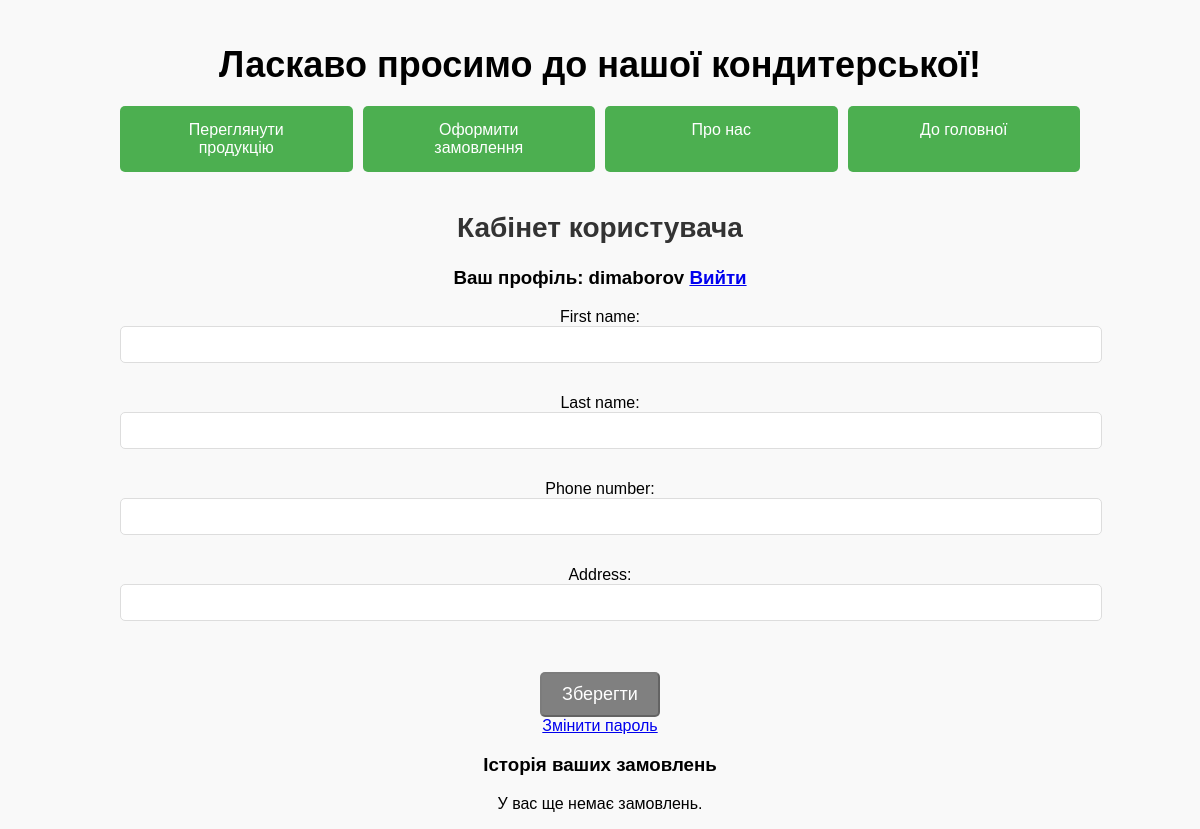
Page /profile/ (signed in) on the earlier database version.
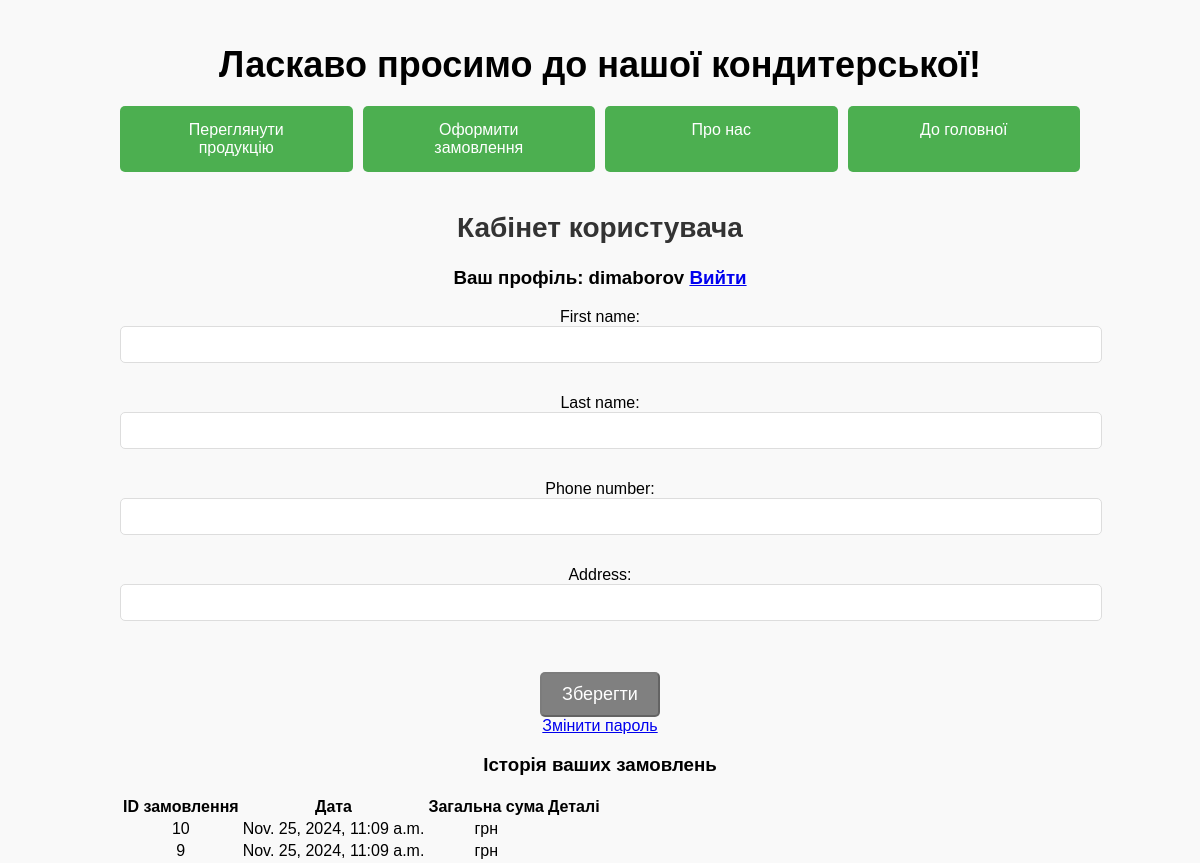
Same page on the later database version.
### orders/models.py (models this page shows, shortened)
class CustomUser(AbstractUser):
    real_name = models.CharField(max_length=255, blank=True, null=True)
    phone_number = models.CharField(max_length=15, blank=True, null=True)  # Додаємо відсутні поля
    address = models.CharField(max_length=255, blank=True, null=True)      # Додаємо відсутні поля

class Order(models.Model):
    STATUS_CHOICES = [
        ('new', 'Нове'),
        ('processing', 'В обробці'),
        ('completed', 'Завершено'),
        ('canceled', 'Скасовано'),
    ]
    user = models.ForeignKey(settings.AUTH_USER_MODEL, on_delete=models.CASCADE, related_name='orders', verbose_name="Користувач")
    created_at = models.DateTimeField(auto_now_add=True, verbose_name="Дата створення")
    status = models.CharField(max_length=20, choices=STATUS_CHOICES, default='new', verbose_name="Статус замовлення")
    total_price = models.DecimalField(
        max_digits=10,
        decimal_places=2,
        default=0.0,
        verbose_name="Загальна сума",
        validators=[MinValueValidator(0.01, message="Сума замовлення має бути більшою за 0.")]
    )

### orders/views.py (the view)
# urls.py: path('profile/', user_profile, name='user_profile'),
@login_required(login_url='login')
def user_profile(request):
    user = request.user
    orders = Order.objects.filter(user=user).order_by('-created_at')
    if request.method == 'POST':
        form = EditProfileForm(request.POST, instance=user)
        if form.is_valid():
            form.save()
            messages.success(request, 'Профіль успішно оновлено.')
            return redirect('user_profile')
        else:
            messages.error(request, 'Будь ласка, виправте помилки у формі.')
    else:
        form = EditProfileForm(instance=user)
    return render(request, 'orders/profile.html', {'form': form, 'orders': orders})

### orders/forms.py (shortened to what this page needs)
class EditProfileForm(forms.ModelForm):
    first_name = forms.CharField(max_length=30, required=True)
    last_name = forms.CharField(max_length=30, required=True)
    phone_number = forms.CharField(max_length=15, required=True)
    address = forms.CharField(max_length=255, required=True)
    class Meta:
        model = CustomUser
        fields = ['first_name', 'last_name', 'phone_number', 'address']

### orders/templates/orders/profile.html (shortened to what this page needs)
<!DOCTYPE html>
<html lang="uk">
<head>
    {% load static %}
    <link rel="stylesheet" href="{% static 'orders/style.css' %}">
</head>
<body>
    <div class="container">
        <h1>Ласкаво просимо до нашої кондитерської!</h1>
        <div class="buttons">
            <a href="{% url 'product_list' %}" class="btn">Переглянути продукцію</a>
            <a href="{% url 'order_form' %}" class="btn">Оформити замовлення</a>
            <a href="{% url 'about' %}" class="btn">Про нас</a>
            <a href="{% url 'index' %}" class="btn">До головної</a>
        </div>
        <h2>Кабінет користувача</h2>
        <h3>Ваш профіль: {{ user.username }} <a href="{% url 'logout' %}">Вийти</a></h3>
        <form method="post" id="user-details-form">
            {{ form.as_p }}
            <button type="submit" id="save-button" class="btn-submit disabled" disabled>Зберегти</button>
        </form>
        <a href="{% url 'change_password' %}" class="btn">Змінити пароль</a>
        <h3>Історія ваших замовлень</h3>
        {% if orders %}
        <table>
            <thead>
                <tr>
                    <th>ID замовлення</th>
                    <th>Дата</th>
                    <th>Загальна сума</th>
                    <th>Деталі</th>
                </tr>
            </thead>
            <tbody>
                {% for order in orders %}
                <tr>
                    <td>{{ order.id }}</td>
                    <td>{{ order.created_at }}</td>
                    <td>{{ order.total }} грн</td>
                    <td>
                    </td>
                </tr>
                {% endfor %}
            </tbody>
        </table>
        {% else %}
        <p>У вас ще немає замовлень.</p>
        {% endif %}
    </div>
</body>
</html>

### static/orders/style.css (style rules this page uses)
body { font-family: Arial, sans-serif; background-color: #f9f9f9; margin: 0; padding: 0; }
.container { width: 80%; margin: 0 auto; text-align: center; padding-top: 20px; }
h1 { font-size: 36px; margin-bottom: 20px; }
h2 { font-size: 28px; color: #333; }
.buttons { display: flex; justify-content: center; gap: 10px; margin-bottom: 40px; }
.buttons .btn { display: inline-block; padding: 15px 30px; background-color: #4CAF50; color: white; text-decoration: none; border-radius: 5px; width: 180px; text-align: center; }
.btn-submit { display: inline-block; padding: 10px 20px; background-color: #4CAF50; color: white; text-decoration: none; border-radius: 5px; font-size: 18px; cursor: pointer; margin-top: 20px; }
#user-details-form input { width: 100%; padding: 10px; margin-bottom: 15px; border: 1px solid #ddd; border-radius: 5px; }
#save-button.disabled { background-color: gray; cursor: not-allowed; }

Differences in the rows shown:
added Order: id "10", created_at "Nov. 25, 2024, 11:09 a.m."
added Order: id "9", created_at "Nov. 25, 2024, 11:09 a.m."
Other differences:
text no longer shown: "У вас ще немає замовлень."
text now shown: "ID замовлення Дата Загальна сума Деталі"
